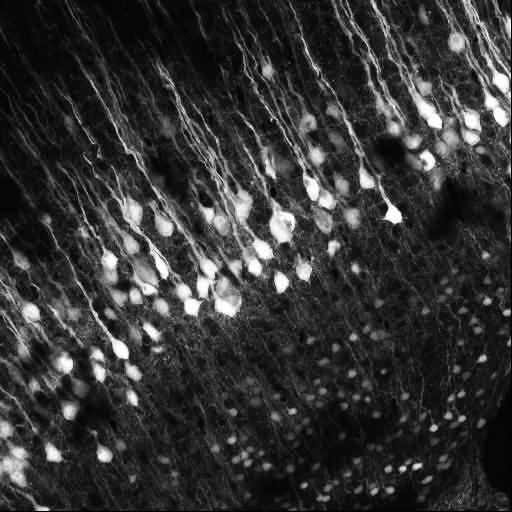
#> input picture data/cells.png, 512 x 512 px
$ jupyter execute fourier.ipynb
#> lines starting #> are read from the running program, lines starting #| are printed output that depends on the picture
# [Lab Session 3](fourier.ipynb)

[cell 1]
import numpy as np
import matplotlib.pyplot as plt

from skimage.transform import resize

**[Task 1 (a).]()** Load the first image, resize it to (256, 256) and display it.

[cell 2]
image4 = plt.imread('data/cells.png')
#> image4 is the input picture: shape (512, 512) float32; min 0, max 1, mean 0.206
image4 = resize(image4, (256, 256) )
#> image4: shape (256, 256) float32
plt.imshow(image4);

**[Task 1 (b).]()** Apply the fast Fourier transform and check the data type of the result.

[cell 3]
#code schon gegeben, erklärung siehe assignment

cell_ft = np.fft.fft2(image4)

**[Task 1 (c).]()** Extract the phase and amplitude and display them.

[cell 4]
#code schon gegeben, erklärung siehe assignment

amplitude_cell = np.abs(cell_ft)
phase_cell = np.angle(cell_ft)
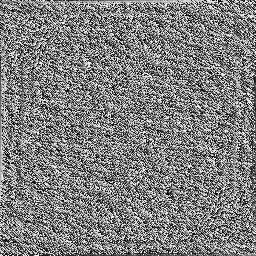
#> phase_cell: shape (256, 256) float64; min -3.14, max 3.14, mean 1.65e-17; drawn with min black and max white

[cell 5]
#code schon gegeben, erklärung siehe assignment

plt.figure()
plt.subplot(1, 2, 1)
plt.imshow(np.log(amplitude_cell), 'gray')
plt.subplot(1, 2, 2)
plt.imshow(phase_cell, 'gray');

**[Task 1 (d).]()** Do a shift so that zero is displayed in the center of the image and show amplitude and phase again.

[cell 6]
# shift:
cell_ft1 = np.fft.fftshift(cell_ft)

amplitude_cell_shift = np.abs(cell_ft1)
phase_cell_shift = np.angle(cell_ft1)
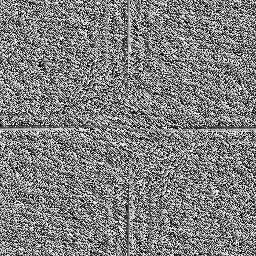
#> phase_cell_shift: shape (256, 256) float64; min -3.14, max 3.14, mean 1.56e-17; drawn with min black and max white

plt.figure()
plt.subplot(1, 2, 1)
plt.imshow(np.log(amplitude_cell_shift), 'gray')
plt.subplot(1, 2, 2)
plt.imshow(phase_cell_shift, 'gray');

**[Task 1 (e).]()** Apply the inverse FFT and display the restored image.

[cell 7]
#image vom anfang restoren --> wieder mit cell_ft arbeiten also dem image vor dem shift
cell_real = np.fft.ifft2(cell_ft)

#v since the original image contains only real numbers, the restored image can be accessed using the real values of the array --> .real
plt.imshow(cell_real.real);

---

**[Task 2 (a).]()** Load the brain CT image.

[cell 8]
image5 = plt.imread('data/brain_ct.png')
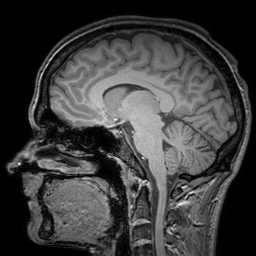
#> input picture data/brain_ct.png, 256 x 256 px
#> image5 is the input picture: shape (256, 256) float32; min 0, max 1, mean 0.239
plt.imshow(image5);

**[Task 2 (b).]()** Apply the FFT, do a shift, extract amplitude and phase.

[cell 9]
#FFT:
brain_ft = np.fft.fft2(image5)

#shift:
brain_ft = np.fft.fftshift(brain_ft)

#amplitude & phase
amplitude_brain_shift = np.abs(brain_ft)
phase_brain_shift = np.angle(brain_ft)
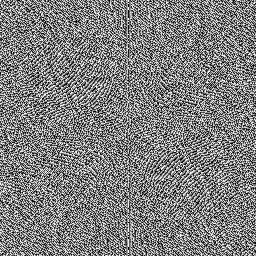
#> phase_brain_shift: shape (256, 256) float64; min -3.14, max 3.14, mean 0.000144; drawn with min black and max white

[cell 10]
def to_complex_array(amplitude_array, phase_array):
    return amplitude_array * np.exp(1j * phase_array)

**[Task 2 (c).]()** Merge the amplitude of the brain CT and the phase of cell image. Do the IFFT and display the resulting image.

[cell 11]
# gaol: merged image
# --> restoring it from amplitude of brain & phase of cell

# 1. convert amp. & pha. to Cartesian complex array by "to_complex_array" + show result
merged1= to_complex_array(amplitude_brain_shift, phase_cell_shift)

#reverse shift
merged1_rs= np.fft.ifftshift(merged1)

#reverse transformation
merged1_rs_rt = np.fft.ifft2(merged1_rs)

#show nur realen teil
plt.imshow(merged1_rs_rt.real);

**[Task 2 (d).]()** Repeat this with the amplitude of the cells and the phase of the brain.

[cell 12]
# gaol: merged image
# --> restoring it from amplitude of cell & phase of brain

# 1. convert amp. & pha. to Cartesian complex array by "to_complex_array" + show result
merged2 = to_complex_array(amplitude_cell_shift, phase_brain_shift)

#reverse shift
merged2_rs= np.fft.ifftshift(merged2)

#reverse transformation
merged2_rs_rt = np.fft.ifft2(merged2_rs)

#show nur realen teil
plt.imshow(merged2_rs_rt.real);

---

**[Task 3 (a).]()** Create a lowpass filter mask.

[cell 13]
filter_window_size = 50

[cell 14]
#goal: low pass filter mask
# --> mask same size as image, filled with zeros, except middle: filled with 1

# Define the image size
image_size = (256, 256)

# Create an array filled with zeros
low_pass_mask = np.zeros(image_size)

# Define the filter window size
filter_width, filter_height = filter_window_size, filter_window_size

# Calculate the center of the mask
center_x, center_y = image_size[0] // 2, image_size[1] // 2

# Insert the rectangular filter at the center of the mask
low_pass_mask[
    center_x - filter_width // 2:center_x + filter_width // 2,
    center_y - filter_height // 2:center_y + filter_height // 2
] = 1

# Visualize the mask
plt.imshow(low_pass_mask, cmap='gray')
plt.show()

"""
low pass filter:
niedrige werte werden erhalten???
"""

**[Task 3 (b).]()** Create a highpass filter maks.

[cell 15]
# Create the high-pass filter mask by inverting the low-pass mask
high_pass_mask = 1 - low_pass_mask

# Visualize the high-pass mask
plt.imshow(high_pass_mask, cmap='gray')
plt.show()

**[Task 3 (c).]()** Apply the lowpass and highpass filter mask to the amplitude of the brain and display the results.

[cell 16]
# Apply the low-pass and high-pass masks
low_pass_amplitude_brain = amplitude_brain_shift * low_pass_mask
high_pass_amplitude_brain = amplitude_brain_shift * high_pass_mask

# Logarithmic scaling for better visualization
log_amplitude_brain = np.log(amplitude_brain_shift)  # Log scale for the unfiltered
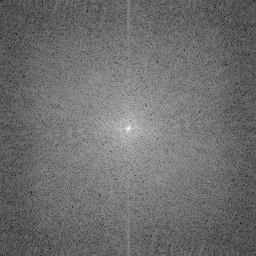
#> log_amplitude_brain: shape (256, 256) float64; min -4.27, max 9.66, mean 1.77; drawn with min black and max white
log_low_pass_brain = np.log(low_pass_amplitude_brain)  # Log scale for the low-pass
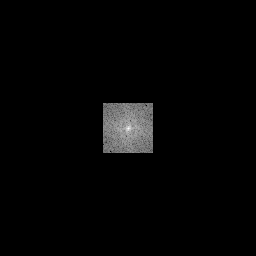
#> log_low_pass_brain: shape (256, 256) float64; 96.19% of the values are NaN or infinite; the others: min -1.14, max 9.66, mean 4.38; drawn with min black, max white, NaN and infinite black
log_high_pass_brain = np.log(high_pass_amplitude_brain)  # Log scale for the high-pass
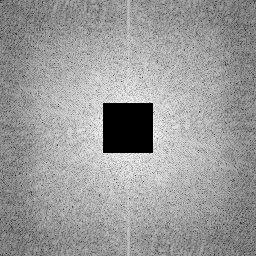
#> log_high_pass_brain: shape (256, 256) float64; 3.81% of the values are NaN or infinite; the others: min -4.27, max 5.14, mean 1.66; drawn with min black, max white, NaN and infinite black

# Visualize the results
plt.figure(figsize=(15, 5))

# Unfiltered
plt.subplot(1, 3, 1)
plt.imshow(log_amplitude_brain, cmap='gray')
plt.title('Original Shifted Amplitude')
plt.colorbar()

# Low-pass filtered
plt.subplot(1, 3, 2)
plt.imshow(log_low_pass_brain, cmap='gray')
plt.title('Low-Pass Filtered')
plt.colorbar()

# High-pass filtered
plt.subplot(1, 3, 3)
plt.imshow(log_high_pass_brain, cmap='gray')
plt.title('High-Pass Filtered')
plt.colorbar()

plt.tight_layout()
plt.show()
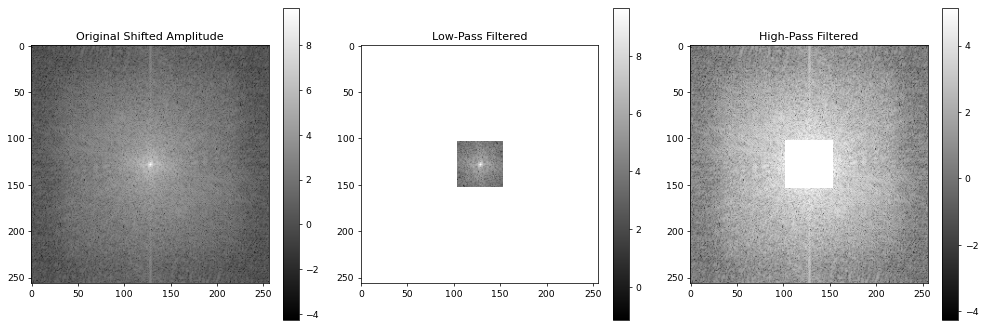
#> figure drawn by matplotlib, 6 panels


# abgebildet:fourir transformation: bildet frequenzen ab

**[Task 3 (d).]()** Apply the mask to the amplitude, merge the result with the phase and restore the image.

[cell 17]
#alles immer 3x --> unfilterd, low pass und high pass
#unterschied shifted, filtered

#merging of log_low_pass_brain / high pass/ unfiltered mit phase_brain_shift
merged3_un = to_complex_array(amplitude_brain_shift, phase_brain_shift)
merged3_low = to_complex_array(low_pass_amplitude_brain, phase_brain_shift)
merged3_high = to_complex_array(high_pass_amplitude_brain, phase_brain_shift)

#reverse shift
merged3_un_rs= np.fft.ifftshift(merged3_un)
merged3_low_rs= np.fft.ifftshift(merged3_low)
merged3_high_rs= np.fft.ifftshift(merged3_high)

# reverse transformation
merged3_un_rs_rt = np.fft.ifft2(merged3_un_rs)
merged3_low_rs_rt = np.fft.ifft2(merged3_low_rs)
merged3_high_rs_rt = np.fft.ifft2(merged3_high_rs)


#plot mit .real

# Visualize the results
plt.figure(figsize=(15, 5))

# Unfiltered
plt.subplot(1, 3, 1)
plt.imshow(merged3_un_rs_rt.real, cmap='gray')
plt.title('Unshifted')
plt.colorbar()

# Low-pass filtered
plt.subplot(1, 3, 2)
plt.imshow(merged3_low_rs_rt.real, cmap='gray')
plt.title('Low-Pass Filtered')
plt.colorbar()

# High-pass filtered
plt.subplot(1, 3, 3)
plt.imshow(merged3_high_rs_rt.real, cmap='gray')
plt.title('High-Pass Filtered')
plt.colorbar()

plt.tight_layout()
plt.show()
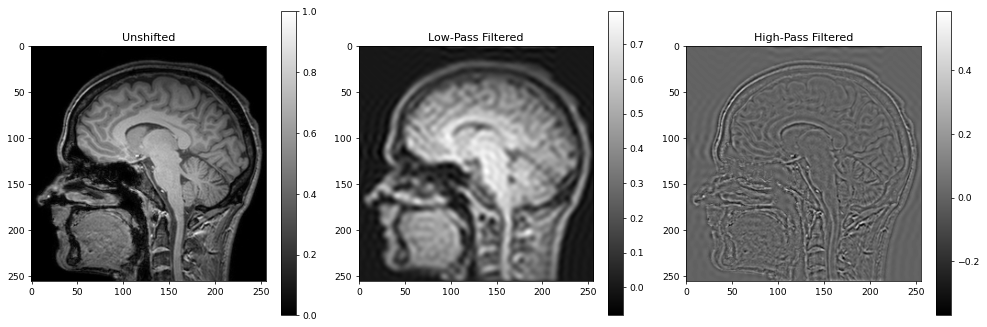
#> figure drawn by matplotlib, 6 panels

**[Task 3 (e).]()** Repeat the above steps using different filter sizes and observe the differences.

low pass filter
--> tiefe freq. grundstrukturen
--> texture ausblurren, ohne farben verändern

high pass filter
--> kantenerkennung

*[Filter size = 1]()*
low pass filter is homogenous grey
high pass filter is sharp

*[Filter size = 255]()*
low pass filter is sharp
high pass filter is homogenous grey

---

**[Task 4 (a).]()** Implement a function that computes the 2D-DFT.

[cell 18]
dft = np.zeros(image4.shape, dtype=complex)
M, N = image4.shape
#> M = 256; N = 256


def dft_manual(img):
    # Compute DFT using the formula
    for u in range(M):
        for v in range(N):
            # Initialize the summation
            sum_val = 0.0
            for x in range(M):
                for y in range(N):
                    # Exponential factor
                    exponent = -2j * np.pi * ((u * x / M) + (v * y / N))
                    sum_val += img[x, y] * np.exp(exponent)
            # Store normalized value
            dft[u, v] = sum_val / (M * N)

    return dft


#x, y pixel
# u,v frequenzen

**[Task 4 (b).]()** Implement a function that computes the 2D-IDFT.

[cell 19]
def idft_manual(dft):
    # Compute DFT using the formula
    for u in range(M):
        for v in range(N):
            # Initialize the summation
            sum_val = 0.0
            for x in range(M):
                for y in range(N):
                    # Exponential factor
                    exponent = 2j * np.pi * ((u * x / M) + (v * y / N))
                    sum_val += dft[x, y] * np.exp(exponent)
            # Store normalized value

    return idft

Due to high computational costs, we need to resize the image.

[cell 20]
test_img = resize(image5, (40, 40))
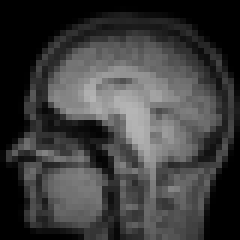
#> test_img: shape (40, 40) float32 (shown 6 times larger); min 0, max 0.712, mean 0.239
plt.imshow(test_img, 'gray')
